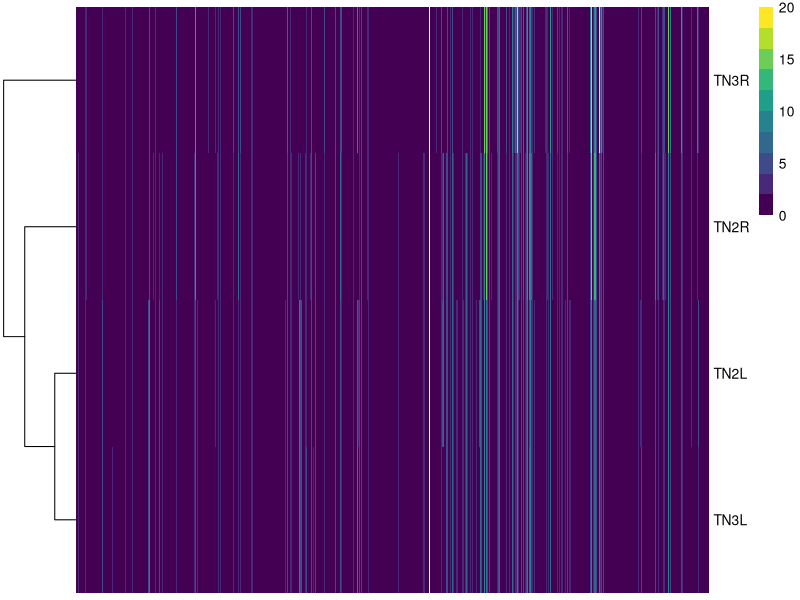

Source code (R):
## ---- chunk 1
knitr::opts_chunk$set(echo = TRUE)
## ---- chunk 2
library(tidyverse)
library(pheatmap) # Plotting Heatmap 
## ---- chunk 3
# Read in variants file
input <- read.csv("new_color_regions.tsv",sep="\t", header=TRUE) #%>% unite("SNP", CHROM:POS, sep = ":", remove = TRUE, na.rm = FALSE) 

# Keep only SNPS (not indels or mixed)
snps <- input %>% filter(grepl("SNP",input$TYPE)) 

# Keep only INDELS (not snps or mixed)
indels <- input %>% filter(grepl("INDEL",input$TYPE)) 

# Keep only INDELS (not snps or mixed)
mixed <- input %>% filter(grepl("MIXED",input$TYPE)) 

## ---- chunk 4

genotypes <- c("TN2L_S1","TN2R_S2","TN3L_S3","TN3R_S4") # Defines the genotype columns
type_summary <- input %>% count(TYPE) # Summarizes variant types
colnames(type_summary) <- c("Type", "Total")


# Remove entries with missing genotypes

snps[genotypes] <- lapply(snps[genotypes], gsub, pattern = ".", replacement = "missing", fixed = TRUE)
filtered_snps <- snps %>% filter(!if_any(everything(), ~ grepl("missing", .)))

indels[genotypes] <- lapply(indels[genotypes], gsub, pattern = ".", replacement = "missing", fixed = TRUE)
filtered_indels <- indels %>% filter(!if_any(everything(), ~ grepl("missing", .)))

mixed[genotypes] <- lapply(mixed[genotypes], gsub, pattern = ".", replacement = "missing", fixed = TRUE)
filtered_mixed <- mixed %>% filter(!if_any(everything(), ~ grepl("missing", .)))

complete <- as_data_frame(rbind(c("INDEL", dim(filtered_indels)[1]), c("SNP",dim(filtered_snps)[1]), c("MIXED", dim(filtered_mixed)[1])))
colnames(complete) <- c("Type", "Complete")
type_summary <- left_join(type_summary, complete, by = "Type")


# Remove fixed differences from the reference

filtered_variable_snps <- filtered_snps %>% filter(!grepl("8",filtered_snps$AC)) 
filtered_variable_indels <- filtered_indels %>% filter(!grepl("8",filtered_indels$AC)) 
filtered_variable_mixed <- filtered_mixed %>% filter(!grepl("8",filtered_mixed$AC)) 

variable <- as_data_frame(rbind(c("INDEL", dim(filtered_variable_indels)[1]), c("SNP",dim(filtered_variable_snps)[1]), c("MIXED", dim(filtered_variable_mixed)[1])))
colnames(variable) <- c("Type", "Variable")
type_summary <- left_join(type_summary, variable, by = "Type")


# Remove entries with multiple alternative alleles

mono_allelic_snps <- filtered_variable_snps %>% filter(!grepl(",",ALT))
mono_allelic_indels <- filtered_variable_indels %>% filter(!grepl(",",ALT))
mono_allelic_mixed <- filtered_variable_mixed %>% filter(!grepl(",",ALT))

mono_allelic <- as_data_frame(rbind(c("INDEL", dim(mono_allelic_indels)[1]), c("SNP",dim(mono_allelic_snps)[1]), c("MIXED", dim(mono_allelic_mixed)[1])))
colnames(mono_allelic) <- c("Type", "Mono-allelic")
left_join(type_summary, mono_allelic, by = "Type")

## ---- chunk 5
### Change genotype from characters to numeric form###

mut <- mono_allelic_snps
mut[] <- lapply(mut, gsub, pattern = "/", replacement = "", fixed = TRUE)
mut[] <- lapply(mut, gsub, pattern = "|", replacement = "", fixed = TRUE)
head(mut)


mut <- mut %>% rowwise() %>% mutate(TN2L_S1 = str_replace_all(TN2L_S1, REF, "0"))
mut <- mut %>% rowwise() %>% mutate(TN2L_S1 = str_replace_all(TN2L_S1, ALT, "1"))
mut <- mut %>% rowwise() %>% mutate(TN2R_S2 = str_replace_all(TN2R_S2, REF, "0"))
mut <- mut %>% rowwise() %>% mutate(TN2R_S2 = str_replace_all(TN2R_S2, ALT, "1"))
mut <- mut %>% rowwise() %>% mutate(TN3L_S3 = str_replace_all(TN3L_S3, REF, "0"))
mut <- mut %>% rowwise() %>% mutate(TN3L_S3 = str_replace_all(TN3L_S3, ALT, "1"))
mut <- mut %>% rowwise() %>% mutate(TN3R_S4 = str_replace_all(TN3R_S4, REF, "0"))
mut <- mut %>% rowwise() %>% mutate(TN3R_S4 = str_replace_all(TN3R_S4, ALT, "1"))

genotypes <- c("TN2L_S1","TN2R_S2","TN3L_S3","TN3R_S4")
mut[genotypes] <- lapply(mut[genotypes], gsub, pattern = "00", replacement = "0", fixed = TRUE)
mut[genotypes] <- lapply(mut[genotypes], gsub, pattern = "01", replacement = "1", fixed = TRUE)
mut[genotypes] <- lapply(mut[genotypes], gsub, pattern = "11", replacement = "2", fixed = TRUE)
mut
## ---- chunk 6

Chr <- "210001o"
Start <- 3300023
End <- 3373587


# Select SNPS of interest 
interest <- mut %>% filter(grepl(Chr,CHROM)) %>% filter(POS > Start) %>% filter(POS < End)


#ggplot(interest, aes(x=POS)) + geom_histogram(bins=100)

# Make numeric columns numeric type
interest$POS <- as.numeric(as.character(interest$POS))
interest$TN2L_S1 <- as.numeric(as.character(interest$TN2L_S1))
interest$TN2R_S2 <- as.numeric(as.character(interest$TN2R_S2))
interest$TN3L_S3 <- as.numeric(as.character(interest$TN3L_S3))
interest$TN3R_S4 <- as.numeric(as.character(interest$TN3R_S4))

# Group by genomic windows of 100bp and count snps
interest$cut <- cut(interest$POS, breaks = seq(Start,End,100), labels=1:((End-Start)/100))

density <- interest %>% group_by(cut, .drop = FALSE) %>% summarise(TN2L = sum(TN2L_S1), TN2R = sum(TN2R_S2), TN3L = sum(TN3L_S3), TN3R = sum(TN3R_S4)) %>%  select(!cut) %>%  as.matrix() %>% t()

## ---- chunk 7

library(viridis)

# Plot heatmap of snp density in each leg
pheatmap::pheatmap(density, cluster_cols = FALSE, color=viridis(10))

